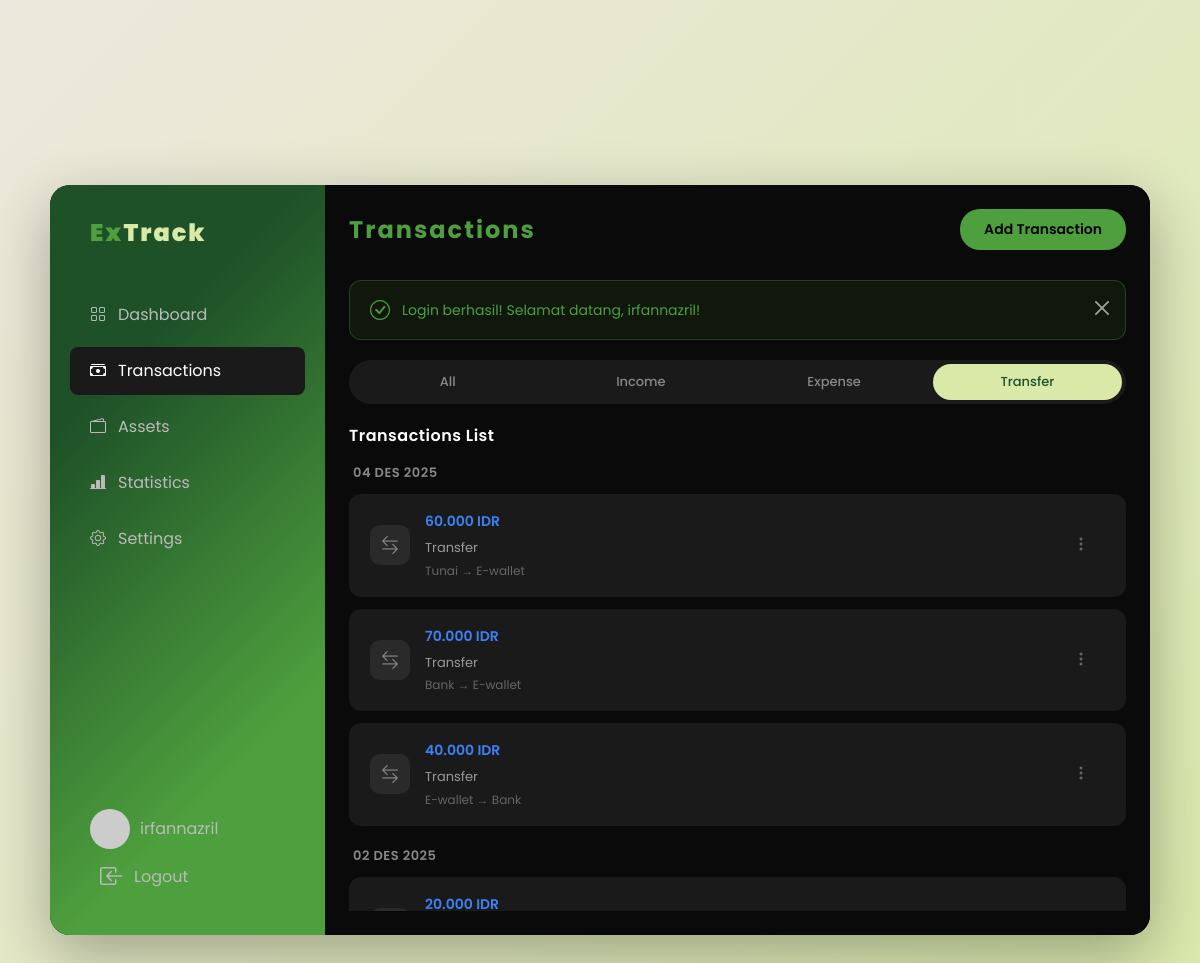
The app's page /pages/transactions.php?filter=transfer (signed in) with its own data.
### tables this page shows
CREATE TABLE `transactions` (
  `transaction_id` int(11) NOT NULL,
  `user_id` int(11) NOT NULL,
  `transaction_type` enum('income','expense','transfer') NOT NULL,
  `amount` decimal(15,2) NOT NULL,
  `description` varchar(255) DEFAULT NULL,
  `category_id` int(11) DEFAULT NULL,
  `asset_id` int(11) NOT NULL,
  `transaction_date` date NOT NULL,
  `to_asset_id` int(11) DEFAULT NULL,
  `from_asset_id` int(11) DEFAULT NULL,
  `created_at` timestamp NOT NULL DEFAULT current_timestamp(),
  `updated_at` timestamp NOT NULL DEFAULT current_timestamp() ON UPDATE current_timestamp()
);

CREATE TABLE `assets` (
  `asset_id` int(11) NOT NULL,
  `user_id` int(11) NOT NULL,
  `asset_name` varchar(100) NOT NULL,
  `balance` decimal(15,2) DEFAULT 0.00,
  `created_at` timestamp NOT NULL DEFAULT current_timestamp(),
  `updated_at` timestamp NOT NULL DEFAULT current_timestamp() ON UPDATE current_timestamp()
);

### includes/functions.php (called while the page is built, shortened)
<?php
function format_currency($amount) {
    return number_format($amount, 0, ',', '.');
}
function format_date_indo($date) {
    $bulan = [
        1 => 'Jan', 'Feb', 'Mar', 'Apr', 'Mei', 'Jun',
        'Jul', 'Agu', 'Sep', 'Okt', 'Nov', 'Des'
    ];
    $timestamp = strtotime($date);
    $day = date('d', $timestamp);
    $month = $bulan[(int)date('m', $timestamp)];
    $year = date('Y', $timestamp);
    return "$day $month $year";
}

### pages/transactions.php (the view, shortened to what this page needs)
<?php
require_once __DIR__ . '/../includes/auth_check.php';
require_once __DIR__ . '/../includes/functions.php';
$filter = $_GET['filter'] ?? 'all';
$sql = "SELECT t.*, c.category_name, c.icon as category_icon, a.asset_name,
        fa.asset_name as from_asset_name, ta.asset_name as to_asset_name
        FROM transactions t
        LEFT JOIN categories c ON t.category_id = c.category_id
        LEFT JOIN assets a ON t.asset_id = a.asset_id
        LEFT JOIN assets fa ON t.from_asset_id = fa.asset_id
        LEFT JOIN assets ta ON t.to_asset_id = ta.asset_id
        WHERE t.user_id = ?";
if ($filter !== 'all') {
    $sql .= " AND t.transaction_type = ?";
}
$sql .= " ORDER BY t.transaction_date DESC, t.created_at DESC";
$stmt = $conn->prepare($sql);
if ($filter !== 'all') {
    $stmt->execute([$user_id, $filter]);
} else {
    $stmt->execute([$user_id]);
}
$transactions = $stmt->fetchAll();
$grouped = [];
foreach ($transactions as $trans) {
    $date = $trans['transaction_date'];
    if (!isset($grouped[$date])) {
        $grouped[$date] = [];
    }
    $grouped[$date][] = $trans;
}
?>
<!DOCTYPE html>
<html lang="en" data-bs-theme="dark">
<head>
  <link href="https://cdn.jsdelivr.net/npm/bootstrap@5.3.0/dist/css/bootstrap.min.css" rel="stylesheet">
  <link rel="stylesheet" href="https://cdn.jsdelivr.net/npm/bootstrap-icons@1.10.0/font/bootstrap-icons.css">
  <link rel="stylesheet" href="../assets/css/style.css">
</head>
<body>
  <div class="dashboard-container">
    <div class="row g-0">
      <div class="col-lg-3">
        <?php include __DIR__ . '/../includes/sidebar.php'; ?>
      </div>
      <div class="col-lg-9">
        <div class="main-content transaction-page">
          <div class="header">
            <div class="menu">Transactions</div>
            <button class="add-wallet-btn" data-bs-toggle="modal" data-bs-target="#addTransactionModal">Add Transaction</button>
          </div>
          <?php include __DIR__ . '/../includes/alert.php'; ?>
          <div class="filter-tabs">
            <a href="?filter=all" class="filter-tab all <?= $filter === 'all' ? 'active' : '' ?>">All</a>
            <a href="?filter=income" class="filter-tab income <?= $filter === 'income' ? 'active' : '' ?>">Income</a>
            <a href="?filter=expense" class="filter-tab expense <?= $filter === 'expense' ? 'active' : '' ?>">Expense</a>
            <a href="?filter=transfer" class="filter-tab transfer <?= $filter === 'transfer' ? 'active' : '' ?>">Transfer</a>
          </div>
          <div class="section-title">Transactions List</div>
          <div class="transaction-scroll">
            <?php if (empty($grouped)): ?>
              <p class="text-muted">Belum ada transaksi</p>
            <?php else: ?>
              <?php foreach ($grouped as $date => $trans_list): ?>
                <div class="transaction-date"><?= format_date_indo($date) ?></div>
                <?php foreach ($trans_list as $trans): ?>
                  <div class="transaction-item">
                    <div class="transaction-left">
                      <div class="transaction-icon">
                        <?php if ($trans['transaction_type'] === 'transfer'): ?>
                          <i class="bi bi-arrow-left-right"></i>
                        <?php elseif ($trans['transaction_type'] === 'income'): ?>
                          <i class="bi bi-graph-up-arrow"></i>
                        <?php else: ?>
                          <?= $trans['category_icon'] ?? '📦' ?>
                        <?php endif; ?>
                      </div>
                      <div class="transaction-details">
                        <div class="transaction-amount <?= $trans['transaction_type'] ?>">
                          <?php if ($trans['transaction_type'] === 'income'): ?>
                            +<?= format_currency($trans['amount']) ?> IDR
                          <?php elseif ($trans['transaction_type'] === 'expense'): ?>
                            -<?= format_currency($trans['amount']) ?> IDR
                          <?php else: ?>
                            <?= format_currency($trans['amount']) ?> IDR
                          <?php endif; ?>
                        </div>
                        <div class="transaction-description"><?= htmlspecialchars($trans['description'] ?: '-') ?></div>
                        <div class="transaction-category">
                          <?php if ($trans['transaction_type'] === 'transfer'): ?>
                            <?= htmlspecialchars($trans['from_asset_name']) ?> → <?= htmlspecialchars($trans['to_asset_name']) ?>
                          <?php else: ?>
                            <?= htmlspecialchars($trans['category_name'] ?? 'Uncategorized') ?>
                          <?php endif; ?>
                        </div>
                      </div>
                    </div>
                    <div class="transaction-menu">
                      <button class="menu-button" onclick='editTransaction(<?= json_encode($trans) ?>)'><i class="bi bi-three-dots-vertical"></i></button>
                    </div>
                  </div>
                <?php endforeach; ?>
              <?php endforeach; ?>
            <?php endif; ?>
          </div>
        </div>
      </div>
    </div>
  </div>
</body>
</html>

### assets/css/style.css (style rules this page uses)
* { scroll-behavior: smooth; }
body { background: linear-gradient(135deg, #ede8dd, #d8e9a8); min-height: 100vh; display: flex; align-items: center; justify-content: center; font-family: 'Poppins', sans-serif; padding: 20px; }
.dashboard-container { background: #0a0a0a; border-radius: 20px; max-width: 1100px; min-height: 750px; width: 100%; overflow: hidden; box-shadow: 0 20px 60px rgba(0, 0, 0, 0.3); position: relative; }
.main-content { background: #0a0a0a; padding: 30px 40px; max-height: 750px; height: 100%; overflow-y: auto; overflow-x: hidden; padding: 1.5rem; }
.header { display: flex; justify-content: space-between; align-items: center; margin-bottom: 30px; }
.menu { color: #4e9f3d; font-weight: 700; font-size: 24px; letter-spacing: 2px; }
.menu-button { background-color: transparent; border: none; color: #555; }
.add-wallet-btn { background: #4e9f3d; color: #000; border: none; padding: 10px 24px; border-radius: 20px; font-weight: 600; font-size: 14px; cursor: pointer; transition: all 0.3s; }
.section-title { color: #fff; font-size: 16px; margin-bottom: 15px; font-weight: 600; letter-spacing: 0.5px; }
.transaction-item { background: #1a1a1a; border-radius: 12px; padding: 16px 20px; margin-bottom: 12px; display: flex; align-items: center; justify-content: space-between; transition: all 0.3s; border: 1px solid transparent; }
.transaction-left { display: flex; align-items: center; }
.transaction-icon { width: 40px; height: 40px; background: #2a2a2a; border-radius: 10px; display: flex; align-items: center; justify-content: center; margin-right: 15px; color: #888; font-size: 18px; transition: all 0.3s; }
.transaction-amount { color: #fff; font-size: 14px; font-weight: 600; }
.transaction-amount.transfer { color: #3b82f6; }
.transaction-menu { color: #666; cursor: pointer; padding: 8px; background: transparent; border: none; border-radius: 8px; transition: all 0.3s; }
.menu-button { background: transparent; border: none; color: #666; cursor: pointer; padding: 8px; border-radius: 8px; transition: all 0.3s; }
.main-content.transaction-page { display: flex; flex-direction: column; }
.transaction-scroll { flex: 1; overflow-y: auto; }
.transaction-date { color: #888; font-size: 13px; margin-bottom: 12px; margin-top: 20px; font-weight: 600; letter-spacing: 0.5px; text-transform: uppercase; padding-left: 4px; }
.transaction-date:first-child { margin-top: 0; }
.transaction-details { display: flex; flex-direction: column; gap: 4px; }
.transaction-description { font-size: 13px; color: #999; margin-top: 2px; }
.transaction-category { font-size: 12px; color: #666; display: flex; align-items: center; gap: 4px; }
.main-content { height: 100%; overflow-y: auto; overflow-x: hidden; padding: 1.5rem; }
.main-content { scrollbar-width: thin; scrollbar-color: rgba(255, 255, 255, 0.2) rgba(255, 255, 255, 0.05); }
.filter-tabs { display: inline-flex; justify-content: space-around; background: #1a1a1a; border-radius: 30px; padding: 4px; gap: 4px; margin-bottom: 20px; }
.filter-tab { width: 100%; padding: 8px 20px; border-radius: 25px; display: flex; justify-content: center; font-size: 13px; font-weight: 500; text-decoration: none; transition: all 0.3s; border: none; cursor: pointer; }
.filter-tab.all { background: transparent; color: #888; }
.filter-tab.income { background: transparent; color: #888; }
.filter-tab.expense { background: transparent; color: #888; }
.filter-tab.transfer { background: transparent; color: #888; }
.filter-tab.transfer.active { background: #d8e9a8; color: #1e5128; }

### records on screen
transactions: transaction_type "transfer" (drawn), amount "60.000", description "Transfer", asset.asset_name "Tunai", to_asset.asset_name "E-wallet"
transactions: transaction_type "transfer" (drawn), amount "70.000", description "Transfer", asset.asset_name "Bank", to_asset.asset_name "E-wallet"
transactions: transaction_type "transfer" (drawn), amount "40.000", description "Transfer", asset.asset_name "E-wallet", to_asset.asset_name "Bank"
transactions: amount "20.000"

### other values on screen
$username "irfannazril"
$flash['message'] "Login berhasil! Selamat datang, irfannazril!"
format_date_indo($date) "04 DES 2025"
format_date_indo($date) "02 DES 2025"
